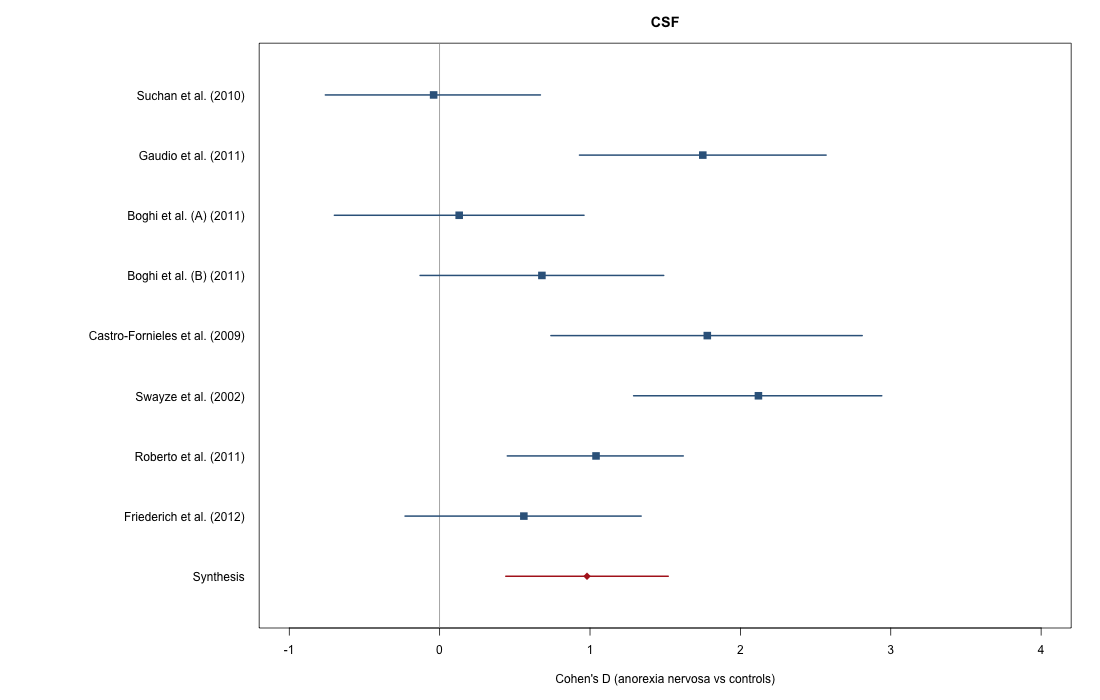

The script that saved this image:
## Replot the extracted forest-plot table; CI type is only specified as "CI" in source.
me <- "Titova_etal_2013_Figure3_replot.R"
a <- grep("^--file=", commandArgs(FALSE), value=TRUE)
if (!length(a) || basename(sub("^--file=", "", a[1])) != me) stop("Run with Rscript")
folder <- dirname(normalizePath(sub("^--file=", "", a[1])))
base <- sub("_replot\\.R$", "", me)
d <- read.csv(file.path(folder, paste0(base, ".csv")), check.names=FALSE)
stopifnot(nrow(d)==9L)
y <- rev(seq_len(nrow(d)))
png(file.path(folder, paste0(base,"_replot.png")), width=1100, height=700)
par(mar=c(5,18,3,2))
plot(NA, xlim=c(-1,4), ylim=c(0.5,9.5), xlab="Cohen's D (anorexia nervosa vs controls)", ylab="", yaxt="n", main="CSF")
abline(v=0, col="gray60")
segments(d$CI_lower, y, d$CI_upper, y, col=ifelse(d$series_role=="pooled","firebrick","steelblue4"), lwd=2)
points(d$CohenD, y, pch=ifelse(d$series_role=="pooled",18,15), col=ifelse(d$series_role=="pooled","firebrick","steelblue4"), cex=1.4)
axis(2, at=y, labels=d$source_study, las=2, tick=FALSE)
dev.off()
